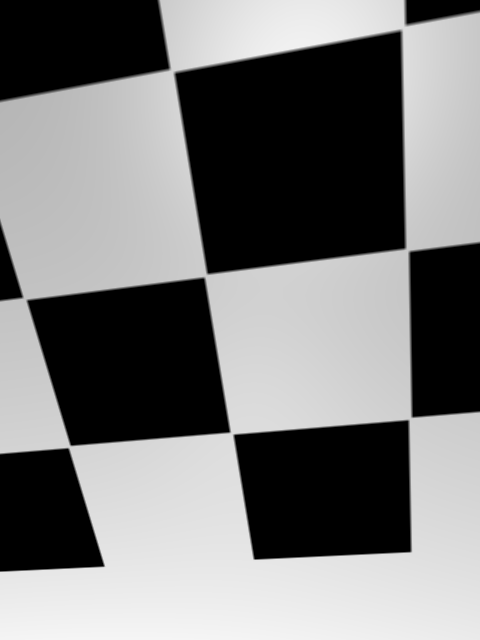
#> input picture debug_view/bright_frame_095.png, 480 x 640 px; its folder holds only this picture in this run
$ python visual_debug.py
#> lines starting #> are read from the running program, lines starting #| are printed output that depends on the picture; after the words box and inside, x2 and y2 are one past the last pixel; in counts of white or black regions, pixels touching at a corner belong together
import cv2
import os
import numpy as np

# --- CONFIG ---
folder = "debug_view"
pattern_size = (4, 6)  # inner corners of checkerboard
brightness_threshold = 20
visualize = True

# List all bright frames
images = sorted([f for f in os.listdir(folder) if f.endswith(".png")])
print(f"📁 Found {len(images)} images.\n")

# Debug output
os.makedirs("debug_results", exist_ok=True)

for fname in images:
    path = os.path.join(folder, fname)
    img = cv2.imread(path)
#> img is the input picture: shape (640, 480, 3); min 0, max 245, mean 122.5
    if img is None:
        print(f"⚠️  Could not read {fname}")
        continue

    gray = cv2.cvtColor(img, cv2.COLOR_BGR2GRAY)
    brightness = np.mean(gray)
#> brightness = 122.5

    found = False
    reason = ""

    if brightness < brightness_threshold:
        reason = f"Too dark ({brightness:.1f})"
    else:
        flags = cv2.CALIB_CB_ADAPTIVE_THRESH + cv2.CALIB_CB_NORMALIZE_IMAGE
        found, corners = cv2.findChessboardCorners(gray, pattern_size, flags)
#> found = False; corners = None

        if not found:
            reason = "Checkerboard not detected"
        else:
            cv2.cornerSubPix(
                gray, corners, (11, 11), (-1, -1),
                (cv2.TERM_CRITERIA_EPS + cv2.TERM_CRITERIA_MAX_ITER, 30, 0.001)
            )

    # Annotate and show
    vis = img.copy()
    status = "✅" if found else "❌"
#> status = '❌'
    label = f"{status} {fname} | Brightness: {brightness:.1f}"

    if found:
        cv2.drawChessboardCorners(vis, pattern_size, corners, found)
    else:
        cv2.putText(vis, reason, (10, 30), cv2.FONT_HERSHEY_SIMPLEX, 0.6, (0, 0, 255), 2)
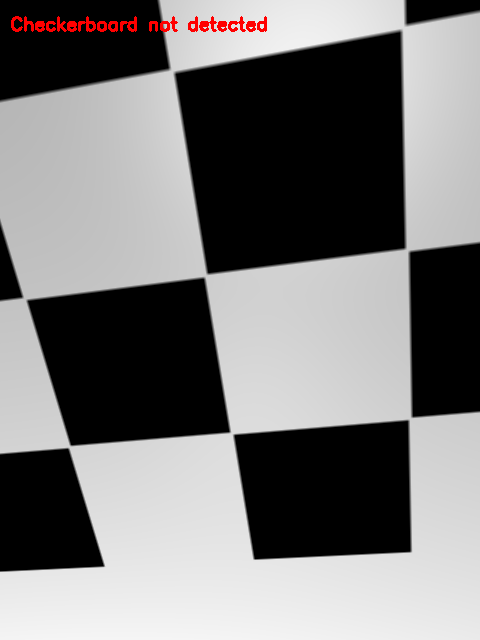
#> vis: shape (640, 480, 3); 0.58% of pixels changed, all inside (x1, y1, x2, y2) = (11, 16, 267, 32)

    print(f"[{fname}] {status} | {reason or 'OK'}")
#| [bright_frame_095.png] ❌ | Checkerboard not detected

    cv2.imwrite(f"debug_results/annotated_{fname}", vis)

    if visualize:
        cv2.imshow("Debug Viewer", vis)
        key = cv2.waitKey(0)
#> (key Esc is pressed here)
        if key == 27:
            break

cv2.destroyAllWindows()

$ run again, on debug_view/bright_frame_188.png
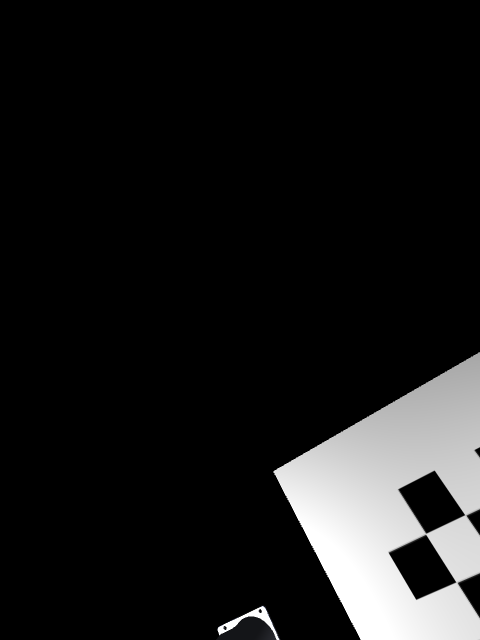
#> input picture debug_view/bright_frame_188.png, 480 x 640 px
#> img is the input picture: shape (640, 480, 3); mean B, G, R 25.2, 25.2, 25.2
#> brightness = 25.23
#> found = False; corners = None
#> status = '❌'
#> `cv2.putText(vis, reason, (10, 30), cv2.FONT_HERSHEY_SIMPLEX, 0.6, (0, ..`:
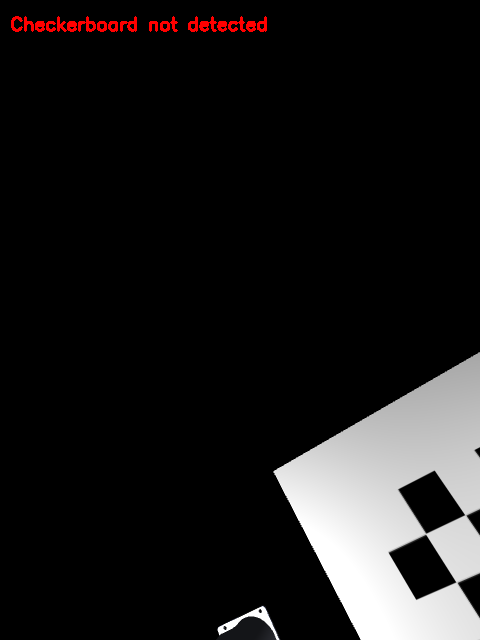
#> vis: shape (640, 480, 3); 0.58% of pixels changed, all inside (x1, y1, x2, y2) = (11, 16, 267, 32)
#| [bright_frame_188.png] ❌ | Checkerboard not detected

$ run again, on debug_view/bright_frame_205.png
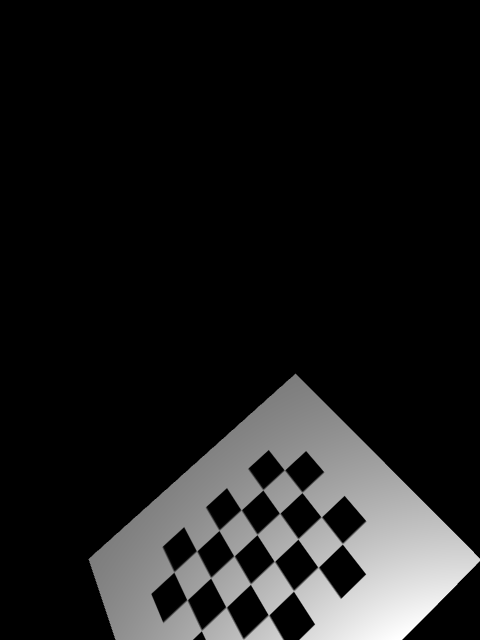
#> input picture debug_view/bright_frame_205.png, 480 x 640 px
#> img is the input picture: shape (640, 480, 3); min 0, max 255, mean 27.3
#> brightness = 27.31
#> found = False; corners = None
#> status = '❌'
#> `cv2.putText(vis, reason, (10, 30), cv2.FONT_HERSHEY_SIMPLEX, 0.6, (0, ..`:
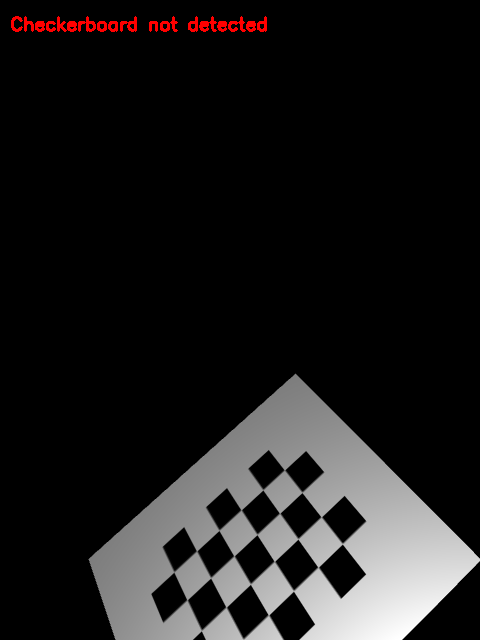
#> vis: shape (640, 480, 3); 0.58% of pixels changed, all inside (x1, y1, x2, y2) = (11, 16, 267, 32)
#| [bright_frame_205.png] ❌ | Checkerboard not detected

$ run again, on debug_view/bright_frame_247.png
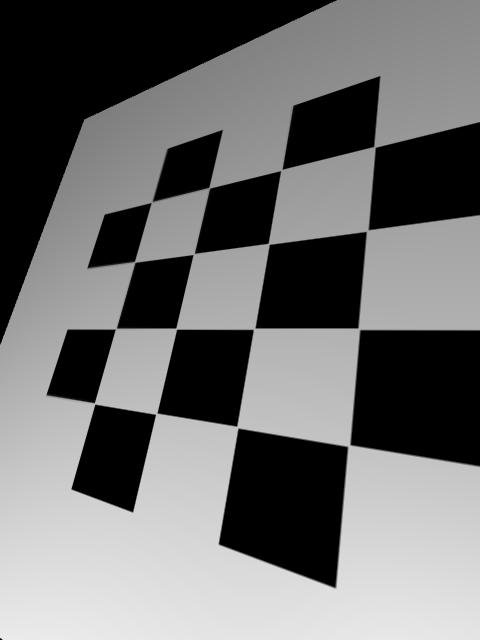
#> input picture debug_view/bright_frame_247.png, 480 x 640 px
#> img is the input picture: shape (640, 480, 3); min 0, max 234, mean 110.3
#> brightness = 110.3
#> found = False; corners = None
#> status = '❌'
#> `cv2.putText(vis, reason, (10, 30), cv2.FONT_HERSHEY_SIMPLEX, 0.6, (0, ..`:
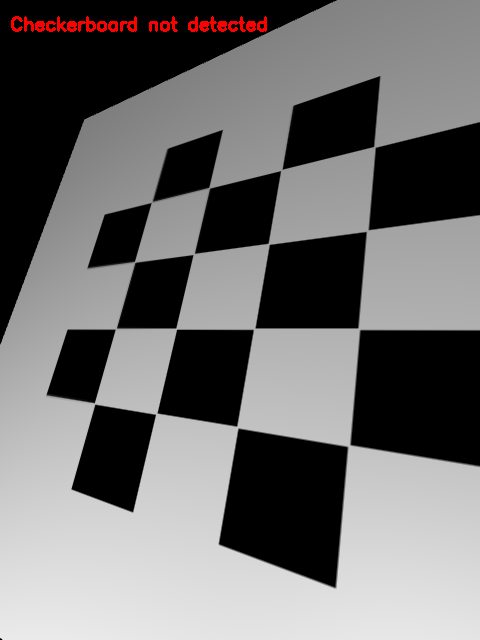
#> vis: shape (640, 480, 3); 0.58% of pixels changed, all inside (x1, y1, x2, y2) = (11, 16, 267, 32)
#| [bright_frame_247.png] ❌ | Checkerboard not detected

$ run again, on debug_view/bright_frame_132.png
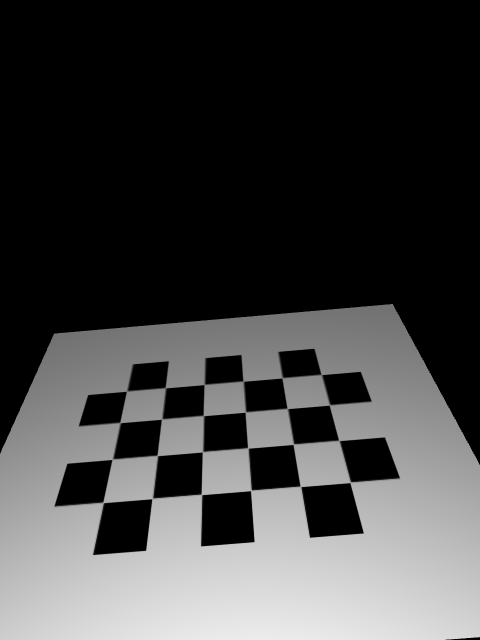
#> input picture debug_view/bright_frame_132.png, 480 x 640 px
#> img is the input picture: shape (640, 480, 3); min 0, max 236, mean 66.1
#> brightness = 66.15
#> found = True; corners = 24 rows, first 8: [321.2, 375.2], [328.8, 404.4], [338.7, 440.7], [350.4, 482.4], [282.1, 378.1], [287.3, 408.8], [293.4, 444.3], [300.2, 486.5]
#> status = '✅'
#> `cv2.drawChessboardCorners(vis, pattern_size, corners, found)`:
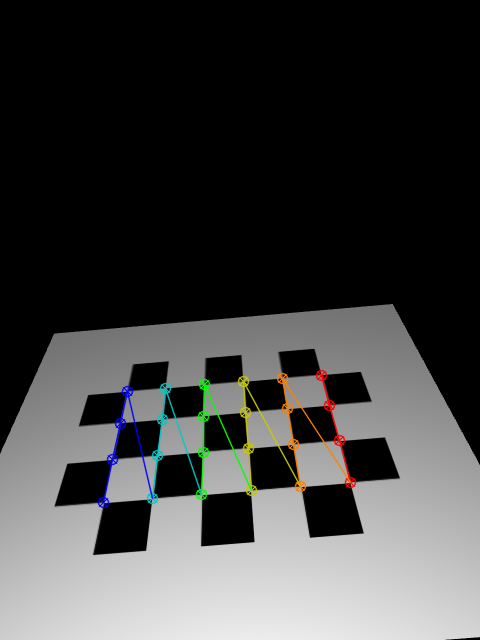
#> vis: shape (640, 480, 3); 1.82% of pixels changed, all inside (x1, y1, x2, y2) = (97, 369, 357, 509)
#| [bright_frame_132.png] ✅ | OK
